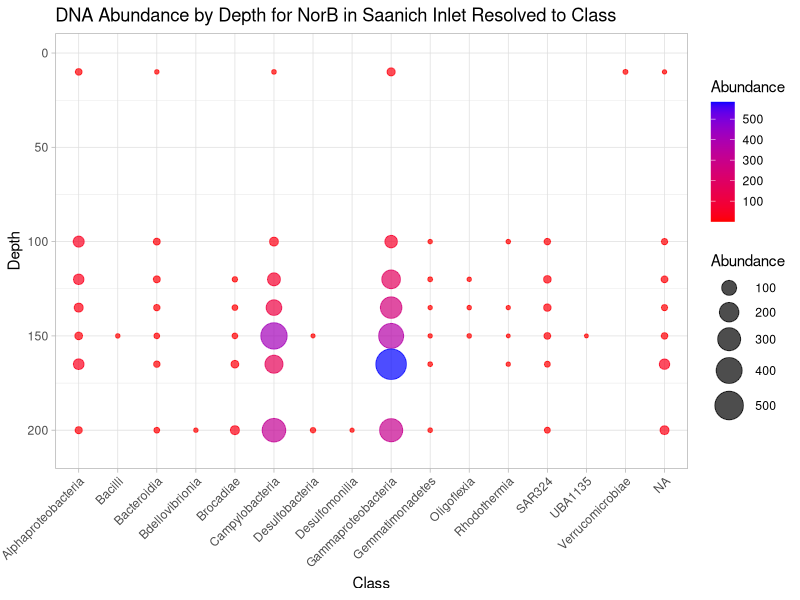
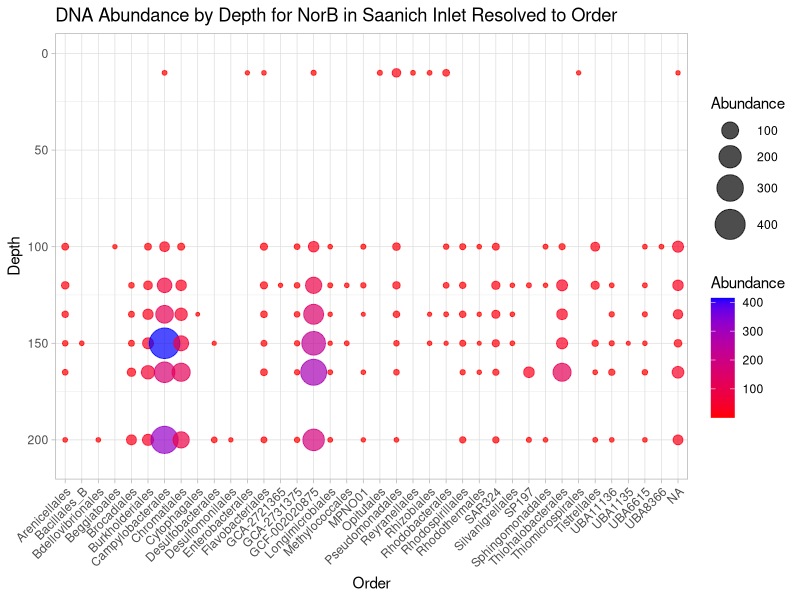
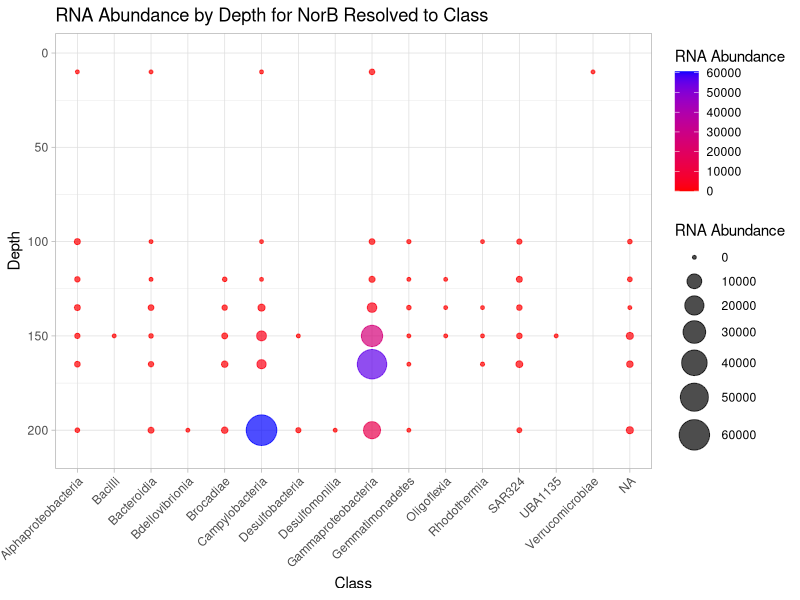
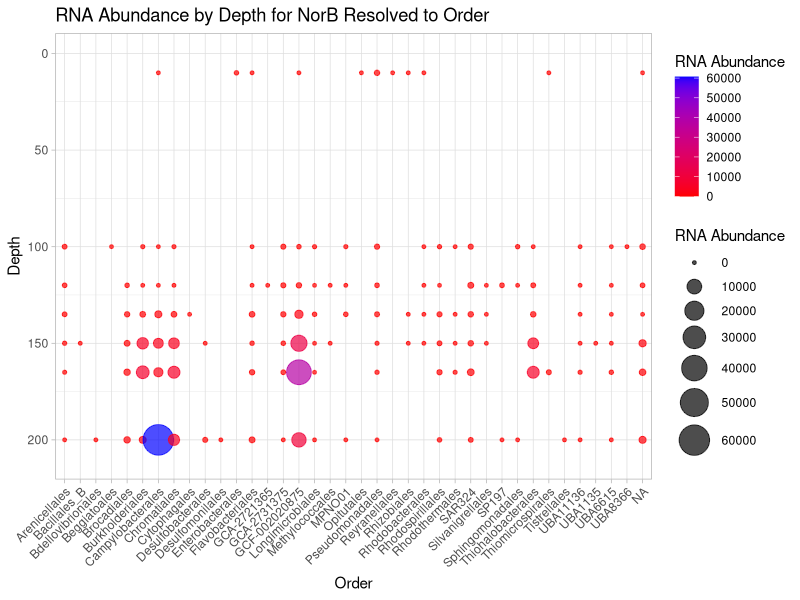
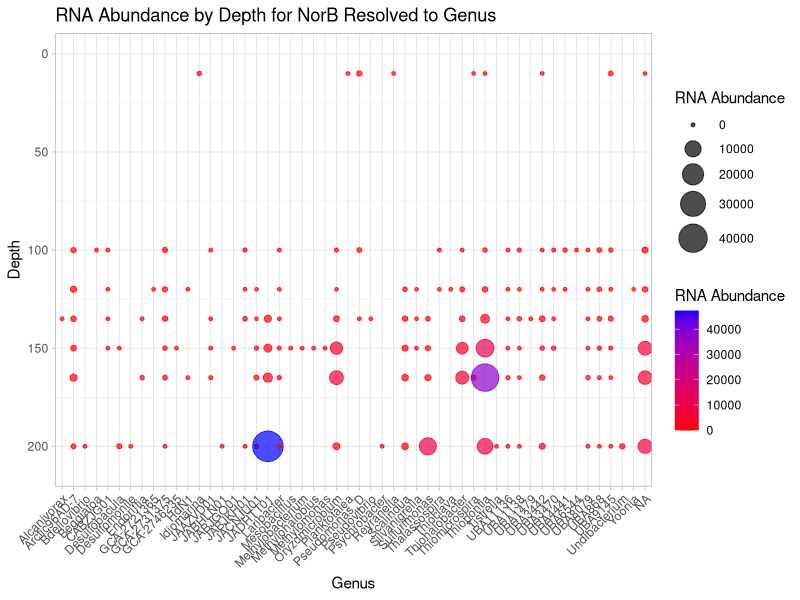
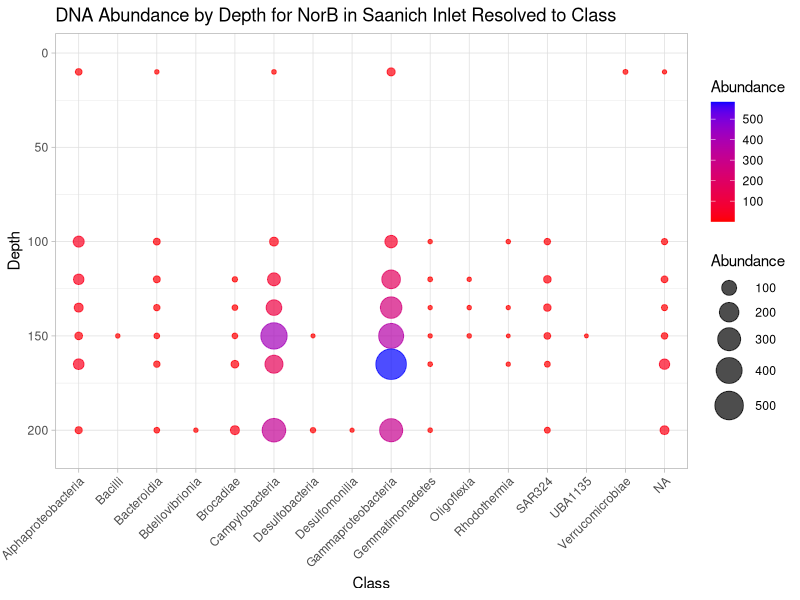
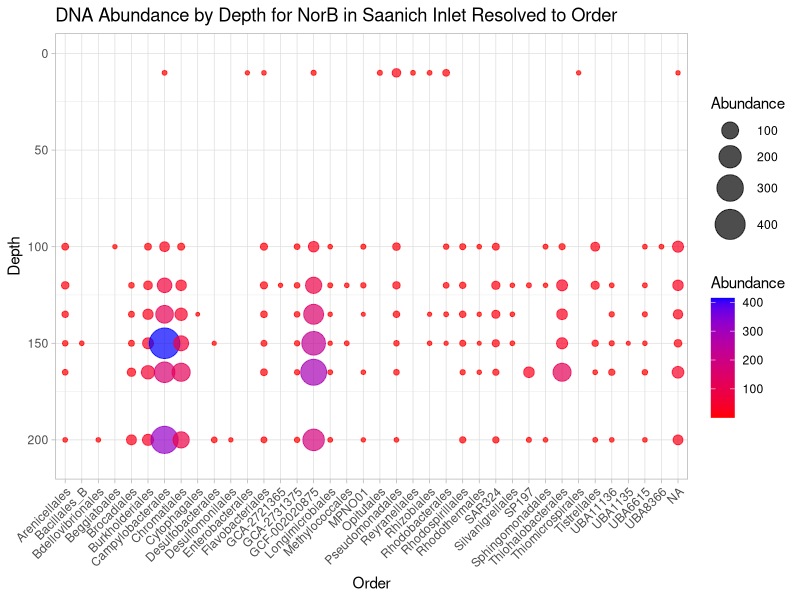
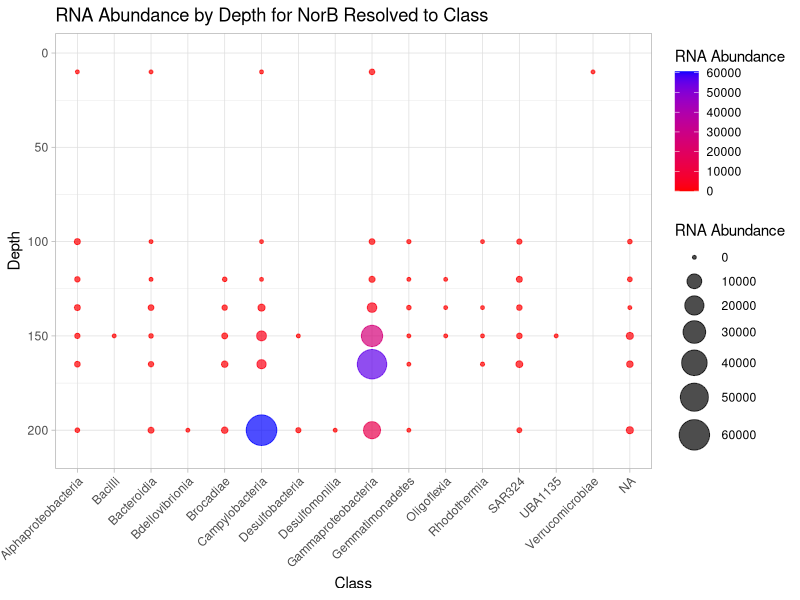

Write R code to recreate these figures, in order.
library(tidyverse)
library(dplyr)


### Metagenome - DNA ###
 # load all DNA classifications from the different depths
ten <- read.delim("classifications10.tsv", sep = '\t', header = TRUE) 
onehundred <- read.delim("classifications100.tsv", sep = '\t', header = TRUE)
onetwenty <- read.delim("classifications120.tsv", sep = '\t', header = TRUE)
onethirtyfive <- read.delim("classifications135.tsv", sep = '\t', header = TRUE)
onefifty <- read.delim("classifications150.tsv", sep = '\t', header = TRUE)
onesixtyfive <- read.delim("classifications165.tsv", sep = '\t', header = TRUE)
twohundred <- read.delim("classifications200.tsv", sep = '\t', header = TRUE)

# merge classification.tsv from all depths 
merged_data <- rbind(ten, onehundred, onetwenty, onethirtyfive, onefifty, onesixtyfive, twohundred)

# Split the Sample column
merged_data <- merged_data %>%
  separate(Sample, into = c("Sample", "Depth", "extra"), sep = "_", remove = FALSE) %>%
  select(-extra) %>%  # Remove the 'extra' column
  mutate(Depth = as.numeric(gsub("m", "", Depth))) %>% # Remove 'm' and convert to numeric
  separate(Taxonomy, into = c("Root", "Domain", "Phylum", "Class", "Order", "Family", "Genus", "Species"), sep = ";", fill = "right") %>%
  select(-Root)  # Remove the 'Root' column

NorB_data <- merged_data %>%
  filter(Marker == "NorB")

## Class ##
# Sum Abundance by Sample, Class, and Depth
data_taxa <- NorB_data %>%
  group_by(Sample, Class, Depth) %>%
  summarise(Abundance = sum(Abundance, na.rm = TRUE), .groups = "drop") %>%
  mutate(Class = gsub("c__", "", Class))

# Make Bubble Plot
ggplot(data_taxa, aes(x = Class, y = Depth)) +
  geom_point(aes(size = Abundance, color = Abundance), alpha = 0.7) +  # Map color to Abundance
  scale_y_reverse(limits = c(210, 0)) +  # Shallow at top, deep at bottom
  scale_color_gradient(low = "red", high = "blue") +  # Gradient from red (low) to blue (high)
  scale_size(range = c(1, 10)) +
  theme_light() +
  labs(title = "DNA Abundance by Depth for NorB in Saanich Inlet Resolved to Class",
       x = "Class",
       y = "Depth",
       size = "Abundance") +
  theme(axis.text.x = element_text(angle = 45, hjust = 1))

# save plot
ggsave("NorB_BubblePlot_Class.jpg")


## Order ##
# Sum Abundance by Sample, Order, and Depth
data_taxa_order <- NorB_data %>%
  group_by(Sample, Order, Depth) %>%
  summarise(Abundance = sum(Abundance, na.rm = TRUE), .groups = "drop") %>%
  mutate(Order = gsub("o__", "", Order))

# Make Bubble Plot
ggplot(data_taxa_order, aes(x = Order, y = Depth)) +
  geom_point(aes(size = Abundance, color = Abundance), alpha = 0.7) +  # Map color to Abundance
  scale_y_reverse(limits = c(210, 0)) +  # Shallow at top, deep at bottom
  scale_color_gradient(low = "red", high = "blue") +  # Gradient from red (low) to blue (high)
  scale_size(range = c(1, 10)) +
  theme_light() +
  labs(title = "DNA Abundance by Depth for NorB in Saanich Inlet Resolved to Order",
       x = "Order",
       y = "Depth",
       size = "Abundance") +
  theme(axis.text.x = element_text(angle = 45, hjust = 1))

# save plot
ggsave("NorB_BubblePlot_Order.jpg")


### Metatranscriptomics - RNA ###

# load all DNA classifications from the different depths
tenRNA <- read.delim("classifications10RNA.tsv", sep = '\t', header = TRUE) 
onehundredRNA <- read.delim("classifications100RNA.tsv", sep = '\t', header = TRUE)
onetwentyRNA <- read.delim("classifications120RNA.tsv", sep = '\t', header = TRUE)
onethirtyfiveRNA <- read.delim("classifications135RNA.tsv", sep = '\t', header = TRUE)
onefiftyRNA <- read.delim("classifications150RNA.tsv", sep = '\t', header = TRUE)
onesixtyfiveRNA <- read.delim("classifications165RNA.tsv", sep = '\t', header = TRUE)
twohundredRNA <- read.delim("classifications200RNA.tsv", sep = '\t', header = TRUE)


# merge classification.tsv from all depths 
merged_dataRNA <- rbind(tenRNA, onehundredRNA, onetwentyRNA, onethirtyfiveRNA, onefiftyRNA, onesixtyfiveRNA, twohundredRNA)

# Split the Sample column
merged_dataRNA <- merged_dataRNA %>%
  separate(Sample, into = c("Sample", "Depth", "extra"), sep = "_", remove = FALSE) %>%
  select(-extra) %>%  # Remove the 'extra' column
  mutate(Depth = as.numeric(gsub("m", "", Depth))) %>% # Remove 'm' and convert to numeric
  separate(Taxonomy, into = c("Root", "Domain", "Phylum", "Class", "Order", "Family", "Genus", "Species"), sep = ";", fill = "right") %>%
  select(-Root)  # Remove the 'Root' column

NorB_RNAdata <- merged_dataRNA %>%
  filter(Marker == "NorB")


## Class ##

# Sum Abundance by Sample, Class, and Depth
RNAdata_taxa <- NorB_RNAdata %>%
  group_by(Sample, Class, Depth) %>%
  summarise(Abundance = sum(Abundance, na.rm = TRUE), .groups = "drop") %>%
  mutate(Class = gsub("c__", "", Class))

# Make Bubble Plot
ggplot(RNAdata_taxa, aes(x = Class, y = Depth)) +
  geom_point(aes(size = Abundance, color = Abundance), alpha = 0.7) +  # Map color to Abundance
  scale_y_reverse(limits = c(210, 0)) +  # Shallow at top, deep at bottom
  scale_color_gradient(low = "red", high = "blue") +  # Gradient from red (low) to blue (high)
  scale_size(range = c(1, 10)) +
  theme_light() +
  labs(title = "RNA Abundance by Depth for NorB Resolved to Class",
       x = "Class",
       y = "Depth",
       size = "RNA Abundance",
       color = "RNA Abundance") +  # Label for color legend
  theme(axis.text.x = element_text(angle = 45, hjust = 1))

ggsave("NorB_BubblePlotRNA_Class.jpg")



## Order ##
# Sum Abundance by Sample, Order, and Depth
RNAdata_taxa_order <- NorB_RNAdata %>%
  group_by(Sample, Order, Depth) %>%
  summarise(Abundance = sum(Abundance, na.rm = TRUE), .groups = "drop") %>%
  mutate(Order = gsub("o__", "", Order))

# Make Bubble Plot
ggplot(RNAdata_taxa_order, aes(x = Order, y = Depth)) +
  geom_point(aes(size = Abundance, color = Abundance), alpha = 0.7) +  # Map color to Abundance
  scale_y_reverse(limits = c(210, 0)) +  # Shallow at top, deep at bottom
  scale_color_gradient(low = "red", high = "blue") +  # Gradient from red (low) to blue (high)
  scale_size(range = c(1, 10)) +
  theme_light() +
  labs(title = "RNA Abundance by Depth for NorB Resolved to Order",
       x = "Order",
       y = "Depth",
       size = "RNA Abundance",
       color = "RNA Abundance") +  # Label for color legend
  theme(axis.text.x = element_text(angle = 45, hjust = 1))

ggsave("NorB_BubblePlotRNA_Order.jpg")


## GENUS ##
# Sum Abundance by Sample, Phylum, and Depth
RNAdata_taxa_genus <- NorB_RNAdata %>%
  group_by(Sample, Genus, Depth) %>%
  summarise(Abundance = sum(Abundance, na.rm = TRUE), .groups = "drop") %>%
  mutate(Genus = gsub("g__", "", Genus))

# Make Bubble Plot
ggplot(RNAdata_taxa_genus, aes(x = Genus, y = Depth)) +
  geom_point(aes(size = Abundance, color = Abundance), alpha = 0.7) +  # Map color to Abundance
  scale_y_reverse(limits = c(210, 0)) +  # Shallow at top, deep at bottom
  scale_color_gradient(low = "red", high = "blue") +  # Gradient from red (low) to blue (high)
  scale_size(range = c(1, 10)) +
  theme_light() +
  labs(title = "RNA Abundance by Depth for NorB Resolved to Genus",
       x = "Genus",
       y = "Depth",
       size = "RNA Abundance",
       color = "RNA Abundance") +  # Label for color legend
  theme(axis.text.x = element_text(angle = 45, hjust = 1))

ggsave("NorB_BubblePlotRNA_Genus.jpg")

